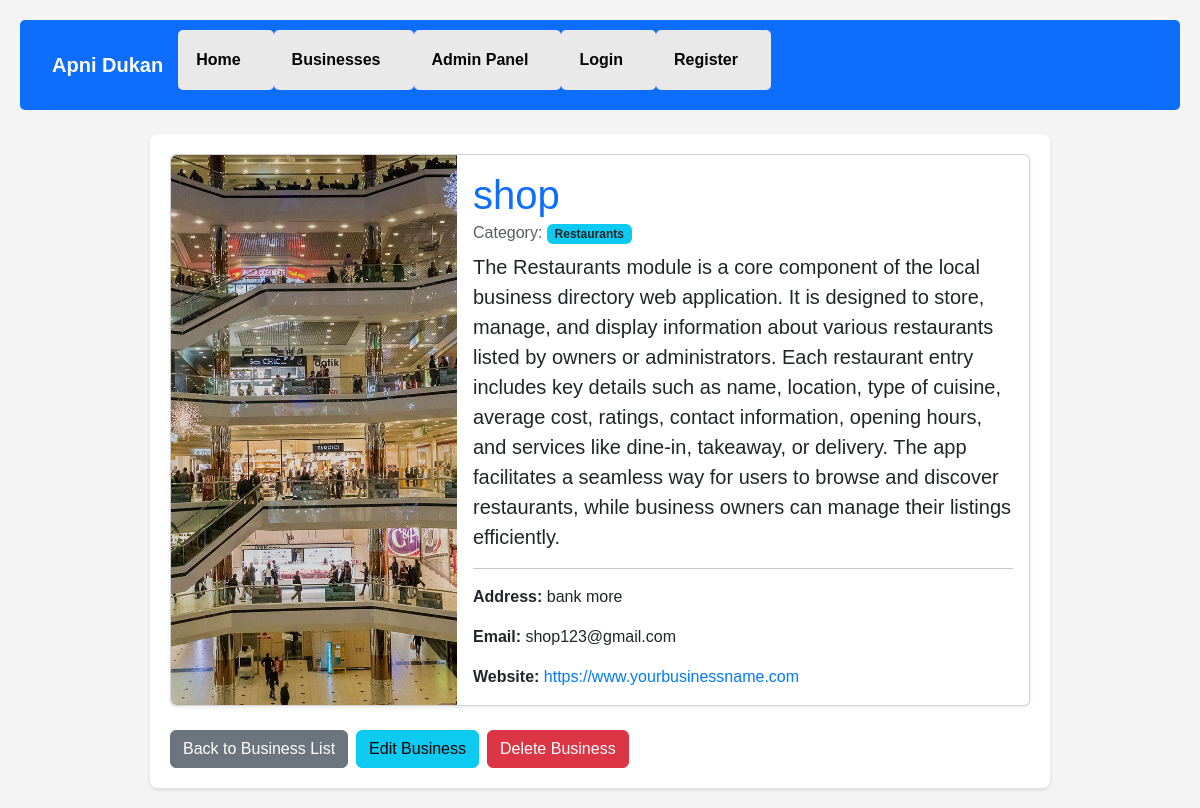
The page /businesses/1/ on the database its author committed.
### businesses/models.py (models this page shows, shortened)
class Business(models.Model):
    name = models.CharField(max_length=200)
    category = models.ForeignKey(
        Category,
        on_delete=models.SET_NULL, # Category delete hone par business ki category NULL ho jaayegi
        null=True,                # Category field NULL ho sakta hai
        blank=True,               # Form mein blank chhod sakte hain
        related_name='businesses' # Category se related businesses ko access karne ke liye
    )
    address = models.CharField(max_length=200) # Maximum length ko 200 par rakha hai, jaisa pehle tha
    phone = models.CharField(max_length=20, blank=True, null=True) # Phone field ka naam 'phone' hi rakha hai
    email = models.EmailField(blank=True, null=True)
    website = models.URLField(blank=True, null=True)
    description = models.TextField(blank=True, null=True)
    image = models.ImageField(upload_to='business_images/', blank=True, null=True)
    class Meta:
        verbose_name_plural = "Businesses"

class Category(models.Model):
    name = models.CharField(max_length=100, unique=True)
    description = models.TextField(blank=True, null=True)
    class Meta:
        verbose_name_plural = "Categories"

### businesses/views.py (the view)
# urls.py: path('<int:pk>/', views.business_detail, name='detail'),
def business_detail(request, pk):
    business = get_object_or_404(Business, pk=pk)
    context = {
        'business': business,
        'title': business.name
    }
    return render(request, 'businesses/business_detail.html', context)

### businesses/templates/businesses/business_detail.html (shortened to what this page needs)
{% extends 'businesses/base.html' %}
{% block content %}
    <div class="card mb-4 shadow-sm">
        <div class="row g-0">
            <div class="col-md-4">
                {% if business.image %}
                    <img src="{{ business.image.url }}" class="img-fluid rounded-start" alt="{{ business.name }}" style="object-fit: cover; height: 100%;">
                {% else %}
                    <img src="https://via.placeholder.com/400x400?text=No+Image" class="img-fluid rounded-start" alt="No Image" style="object-fit: cover; height: 100%;">
                {% endif %}
            </div>
            <div class="col-md-8">
                <div class="card-body">
                    <h1 class="card-title text-primary">{{ business.name }}</h1>
                    {% if business.category %}
                        <h6 class="card-subtitle mb-2 text-muted">Category: <span class="badge bg-info text-dark">{{ business.category.name }}</span></h6>
                    {% endif %}
                    {% if business.description %}
                        <p class="card-text lead">{{ business.description }}</p>
                    {% endif %}
                    <hr>
                    <p class="card-text"><strong>Address:</strong> {{ business.address }}</p>
                    {% if business.email %}<p class="card-text"><strong>Email:</strong> {{ business.email }}</p>{% endif %}
                    {% if business.website %}<p class="card-text"><strong>Website:</strong> <a href="{{ business.website }}" target="_blank">{{ business.website }}</a></p>{% endif %}
                </div>
            </div>
        </div>
    </div>
    <div class="d-flex justify-content-start gap-2">
        <a href="{% url 'businesses:list' %}" class="btn btn-secondary">Back to Business List</a>
        <a href="{% url 'businesses:edit_business' pk=business.pk %}" class="btn btn-info">Edit Business</a>
        <a href="{% url 'businesses:delete_business' pk=business.pk %}" class="btn btn-danger">Delete Business</a>
    </div>
{% endblock %}

### businesses/templates/businesses/base.html (style rules this page uses)
body { font-family: Arial, sans-serif; margin: 20px; background-color: #f4f4f4; color: #333; }
h1, h2 { color: #0056b3; }
a { text-decoration: none; color: #007bff; }

### rows shown on the page
Business: image (picture), name "shop", category.name "Restaurants", description "The Restaurants module is a core component of the local business directory web application. It is designed to store, manage, and display information about various restaurants listed by owners or administrators. Each restaurant entry includes key details such as name, location, type of cuisine, average cost, ratings, contact information, opening hours, and services like dine-in, takeaway, or delivery. The app facilitates a seamless way for users to browse and discover restaurants, while business owners can manage their listings efficiently.", address "bank more", email "shop123@gmail.com", website "https://www.yourbusinessname.com"
